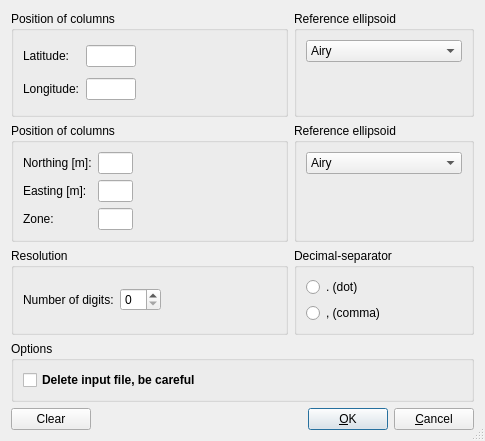
<?xml version="1.0" encoding="UTF-8"?>
<ui version="4.0">
 <class>UTMOptionsDialog</class>
 <widget class="QDialog" name="UTMOptionsDialog">
  <property name="geometry">
   <rect>
    <x>0</x>
    <y>0</y>
    <width>485</width>
    <height>441</height>
   </rect>
  </property>
  <property name="windowTitle">
   <string>Convert positions dialog</string>
  </property>
  <property name="sizeGripEnabled">
   <bool>true</bool>
  </property>
  <layout class="QGridLayout" name="gridLayout_8">
   <item row="0" column="0">
    <widget class="QGroupBox" name="Geodetic_groupBox">
     <property name="title">
      <string>Position of columns</string>
     </property>
     <layout class="QGridLayout" name="gridLayout_3">
      <item row="0" column="0">
       <widget class="QLabel" name="label_1">
        <property name="text">
         <string>Latitude:</string>
        </property>
       </widget>
      </item>
      <item row="0" column="1">
       <widget class="QLineEdit" name="LatitudeColumn_lineEdit">
        <property name="maximumSize">
         <size>
          <width>50</width>
          <height>16777215</height>
         </size>
        </property>
       </widget>
      </item>
      <item row="0" column="2">
       <spacer name="horizontalSpacer_2">
        <property name="orientation">
         <enum>Qt::Horizontal</enum>
        </property>
        <property name="sizeHint" stdset="0">
         <size>
          <width>71</width>
          <height>20</height>
         </size>
        </property>
       </spacer>
      </item>
      <item row="1" column="0">
       <widget class="QLabel" name="label_2">
        <property name="text">
         <string>Longitude:</string>
        </property>
       </widget>
      </item>
      <item row="1" column="1">
       <widget class="QLineEdit" name="LongitudeColumn_lineEdit">
        <property name="maximumSize">
         <size>
          <width>50</width>
          <height>16777215</height>
         </size>
        </property>
       </widget>
      </item>
      <item row="1" column="2">
       <spacer name="horizontalSpacer_3">
        <property name="orientation">
         <enum>Qt::Horizontal</enum>
        </property>
        <property name="sizeHint" stdset="0">
         <size>
          <width>71</width>
          <height>20</height>
         </size>
        </property>
       </spacer>
      </item>
     </layout>
    </widget>
   </item>
   <item row="0" column="1">
    <widget class="QGroupBox" name="ReferenceEllipsoid_groupBox_1">
     <property name="title">
      <string>Reference ellipsoid</string>
     </property>
     <layout class="QGridLayout" name="gridLayout_6">
      <item row="0" column="0">
       <widget class="QComboBox" name="ReferenceEllipsoid_comboBox_1">
        <item>
         <property name="text">
          <string>Airy</string>
         </property>
        </item>
        <item>
         <property name="text">
          <string>Airy, modified</string>
         </property>
        </item>
        <item>
         <property name="text">
          <string>Australian National</string>
         </property>
        </item>
        <item>
         <property name="text">
          <string>Bessel 1841</string>
         </property>
        </item>
        <item>
         <property name="text">
          <string>Bessel 1841 (Nambia)</string>
         </property>
        </item>
        <item>
         <property name="text">
          <string>Clarke 1866</string>
         </property>
        </item>
        <item>
         <property name="text">
          <string>Clarke 1880</string>
         </property>
        </item>
        <item>
         <property name="text">
          <string>Everest</string>
         </property>
        </item>
        <item>
         <property name="text">
          <string>Everest, modified</string>
         </property>
        </item>
        <item>
         <property name="text">
          <string>Fischer 1960 (Mercury)</string>
         </property>
        </item>
        <item>
         <property name="text">
          <string>Fischer 1960, modified</string>
         </property>
        </item>
        <item>
         <property name="text">
          <string>Fischer 1968</string>
         </property>
        </item>
        <item>
         <property name="text">
          <string>GRS-67</string>
         </property>
        </item>
        <item>
         <property name="text">
          <string>GRS-80</string>
         </property>
        </item>
        <item>
         <property name="text">
          <string>Helmert 1906</string>
         </property>
        </item>
        <item>
         <property name="text">
          <string>Hough</string>
         </property>
        </item>
        <item>
         <property name="text">
          <string>International</string>
         </property>
        </item>
        <item>
         <property name="text">
          <string>Krassovsky</string>
         </property>
        </item>
        <item>
         <property name="text">
          <string>South American 1969</string>
         </property>
        </item>
        <item>
         <property name="text">
          <string>WGS-60</string>
         </property>
        </item>
        <item>
         <property name="text">
          <string>WGS-66</string>
         </property>
        </item>
        <item>
         <property name="text">
          <string>WGS-72</string>
         </property>
        </item>
        <item>
         <property name="text">
          <string>WGS-84</string>
         </property>
        </item>
        <item>
         <property name="text">
          <string>ETRS-89</string>
         </property>
        </item>
       </widget>
      </item>
      <item row="1" column="0">
       <spacer name="verticalSpacer">
        <property name="orientation">
         <enum>Qt::Vertical</enum>
        </property>
        <property name="sizeHint" stdset="0">
         <size>
          <width>20</width>
          <height>40</height>
         </size>
        </property>
       </spacer>
      </item>
     </layout>
    </widget>
   </item>
   <item row="1" column="0">
    <widget class="QGroupBox" name="UTM_groupBox">
     <property name="title">
      <string>Position of columns</string>
     </property>
     <layout class="QGridLayout" name="gridLayout_5">
      <item row="0" column="0">
       <widget class="QLabel" name="label_4">
        <property name="text">
         <string>Northing [m]:</string>
        </property>
       </widget>
      </item>
      <item row="0" column="1">
       <widget class="QLineEdit" name="NorthingColumn_lineEdit">
        <property name="maximumSize">
         <size>
          <width>50</width>
          <height>16777215</height>
         </size>
        </property>
       </widget>
      </item>
      <item row="0" column="2">
       <spacer name="horizontalSpacer_4">
        <property name="orientation">
         <enum>Qt::Horizontal</enum>
        </property>
        <property name="sizeHint" stdset="0">
         <size>
          <width>71</width>
          <height>20</height>
         </size>
        </property>
       </spacer>
      </item>
      <item row="1" column="0">
       <widget class="QLabel" name="label_5">
        <property name="text">
         <string>Easting [m]:</string>
        </property>
       </widget>
      </item>
      <item row="1" column="1">
       <widget class="QLineEdit" name="EastingColumn_lineEdit">
        <property name="maximumSize">
         <size>
          <width>50</width>
          <height>16777215</height>
         </size>
        </property>
       </widget>
      </item>
      <item row="1" column="2">
       <spacer name="horizontalSpacer_5">
        <property name="orientation">
         <enum>Qt::Horizontal</enum>
        </property>
        <property name="sizeHint" stdset="0">
         <size>
          <width>71</width>
          <height>20</height>
         </size>
        </property>
       </spacer>
      </item>
      <item row="2" column="0">
       <widget class="QLabel" name="label_6">
        <property name="text">
         <string>Zone:</string>
        </property>
       </widget>
      </item>
      <item row="2" column="1">
       <widget class="QLineEdit" name="ZoneColumn_lineEdit">
        <property name="maximumSize">
         <size>
          <width>50</width>
          <height>16777215</height>
         </size>
        </property>
       </widget>
      </item>
      <item row="2" column="2">
       <spacer name="horizontalSpacer_6">
        <property name="orientation">
         <enum>Qt::Horizontal</enum>
        </property>
        <property name="sizeHint" stdset="0">
         <size>
          <width>158</width>
          <height>20</height>
         </size>
        </property>
       </spacer>
      </item>
     </layout>
    </widget>
   </item>
   <item row="1" column="1">
    <widget class="QGroupBox" name="ReferenceEllipsoid_groupBox_2">
     <property name="title">
      <string>Reference ellipsoid</string>
     </property>
     <layout class="QGridLayout" name="gridLayout_7">
      <item row="0" column="0">
       <widget class="QComboBox" name="ReferenceEllipsoid_comboBox_2">
        <item>
         <property name="text">
          <string>Airy</string>
         </property>
        </item>
        <item>
         <property name="text">
          <string>Airy, modified</string>
         </property>
        </item>
        <item>
         <property name="text">
          <string>Australian National</string>
         </property>
        </item>
        <item>
         <property name="text">
          <string>Bessel 1841</string>
         </property>
        </item>
        <item>
         <property name="text">
          <string>Bessel 1841 (Nambia)</string>
         </property>
        </item>
        <item>
         <property name="text">
          <string>Clarke 1866</string>
         </property>
        </item>
        <item>
         <property name="text">
          <string>Clarke 1880</string>
         </property>
        </item>
        <item>
         <property name="text">
          <string>Everest</string>
         </property>
        </item>
        <item>
         <property name="text">
          <string>Everest, modified</string>
         </property>
        </item>
        <item>
         <property name="text">
          <string>Fischer 1960 (Mercury)</string>
         </property>
        </item>
        <item>
         <property name="text">
          <string>Fischer 1960, modified</string>
         </property>
        </item>
        <item>
         <property name="text">
          <string>Fischer 1968</string>
         </property>
        </item>
        <item>
         <property name="text">
          <string>GRS-67</string>
         </property>
        </item>
        <item>
         <property name="text">
          <string>GRS-80</string>
         </property>
        </item>
        <item>
         <property name="text">
          <string>Helmert 1906</string>
         </property>
        </item>
        <item>
         <property name="text">
          <string>Hough</string>
         </property>
        </item>
        <item>
         <property name="text">
          <string>International</string>
         </property>
        </item>
        <item>
         <property name="text">
          <string>Krassovsky</string>
         </property>
        </item>
        <item>
         <property name="text">
          <string>South American 1969</string>
         </property>
        </item>
        <item>
         <property name="text">
          <string>WGS-60</string>
         </property>
        </item>
        <item>
         <property name="text">
          <string>WGS-66</string>
         </property>
        </item>
        <item>
         <property name="text">
          <string>WGS-72</string>
         </property>
        </item>
        <item>
         <property name="text">
          <string>WGS-84</string>
         </property>
        </item>
        <item>
         <property name="text">
          <string>ETRS-89</string>
         </property>
        </item>
       </widget>
      </item>
      <item row="1" column="0">
       <spacer name="verticalSpacer_2">
        <property name="orientation">
         <enum>Qt::Vertical</enum>
        </property>
        <property name="sizeHint" stdset="0">
         <size>
          <width>20</width>
          <height>40</height>
         </size>
        </property>
       </spacer>
      </item>
     </layout>
    </widget>
   </item>
   <item row="2" column="0">
    <widget class="QGroupBox" name="groupBox_3">
     <property name="title">
      <string>Resolution</string>
     </property>
     <layout class="QGridLayout" name="gridLayout_4">
      <item row="0" column="0">
       <widget class="QLabel" name="label_3">
        <property name="text">
         <string>Number of digits:</string>
        </property>
       </widget>
      </item>
      <item row="0" column="1">
       <widget class="QSpinBox" name="NumOfDigits_spinBox">
        <property name="maximum">
         <number>10</number>
        </property>
       </widget>
      </item>
      <item row="0" column="2">
       <spacer name="horizontalSpacer_7">
        <property name="orientation">
         <enum>Qt::Horizontal</enum>
        </property>
        <property name="sizeHint" stdset="0">
         <size>
          <width>145</width>
          <height>20</height>
         </size>
        </property>
       </spacer>
      </item>
     </layout>
    </widget>
   </item>
   <item row="2" column="1">
    <widget class="QGroupBox" name="groupBox_4">
     <property name="title">
      <string>Decimal-separator</string>
     </property>
     <layout class="QGridLayout" name="gridLayout_2">
      <item row="0" column="0">
       <widget class="QRadioButton" name="Dot_radioButton">
        <property name="text">
         <string>. (dot)</string>
        </property>
       </widget>
      </item>
      <item row="1" column="0">
       <widget class="QRadioButton" name="Comma_radioButton">
        <property name="text">
         <string>, (comma)</string>
        </property>
       </widget>
      </item>
     </layout>
    </widget>
   </item>
   <item row="3" column="0" colspan="2">
    <widget class="QGroupBox" name="groupBox_2">
     <property name="title">
      <string>Options</string>
     </property>
     <layout class="QGridLayout" name="gridLayout">
      <item row="0" column="0">
       <widget class="QCheckBox" name="DeleteInputFile_checkBox">
        <property name="font">
         <font>
          <weight>75</weight>
          <bold>true</bold>
         </font>
        </property>
        <property name="text">
         <string>Delete input file, be careful</string>
        </property>
       </widget>
      </item>
     </layout>
    </widget>
   </item>
   <item row="4" column="0" colspan="2">
    <layout class="QHBoxLayout" name="horizontalLayout">
     <item>
      <widget class="QPushButton" name="ClearAll_pushButton">
       <property name="text">
        <string>Clear</string>
       </property>
      </widget>
     </item>
     <item>
      <spacer name="horizontalSpacer">
       <property name="orientation">
        <enum>Qt::Horizontal</enum>
       </property>
       <property name="sizeHint" stdset="0">
        <size>
         <width>40</width>
         <height>20</height>
        </size>
       </property>
      </spacer>
     </item>
     <item>
      <widget class="QPushButton" name="OK_pushButton">
       <property name="text">
        <string>&amp;OK</string>
       </property>
       <property name="default">
        <bool>true</bool>
       </property>
      </widget>
     </item>
     <item>
      <widget class="QPushButton" name="Cancel_pushButton">
       <property name="text">
        <string>&amp;Cancel</string>
       </property>
      </widget>
     </item>
    </layout>
   </item>
  </layout>
 </widget>
 <tabstops>
  <tabstop>LatitudeColumn_lineEdit</tabstop>
  <tabstop>LongitudeColumn_lineEdit</tabstop>
  <tabstop>ReferenceEllipsoid_comboBox_1</tabstop>
  <tabstop>NorthingColumn_lineEdit</tabstop>
  <tabstop>EastingColumn_lineEdit</tabstop>
  <tabstop>ZoneColumn_lineEdit</tabstop>
  <tabstop>ReferenceEllipsoid_comboBox_2</tabstop>
  <tabstop>NumOfDigits_spinBox</tabstop>
  <tabstop>Dot_radioButton</tabstop>
  <tabstop>Comma_radioButton</tabstop>
  <tabstop>DeleteInputFile_checkBox</tabstop>
  <tabstop>ClearAll_pushButton</tabstop>
  <tabstop>OK_pushButton</tabstop>
  <tabstop>Cancel_pushButton</tabstop>
 </tabstops>
 <resources/>
 <connections/>
</ui>
